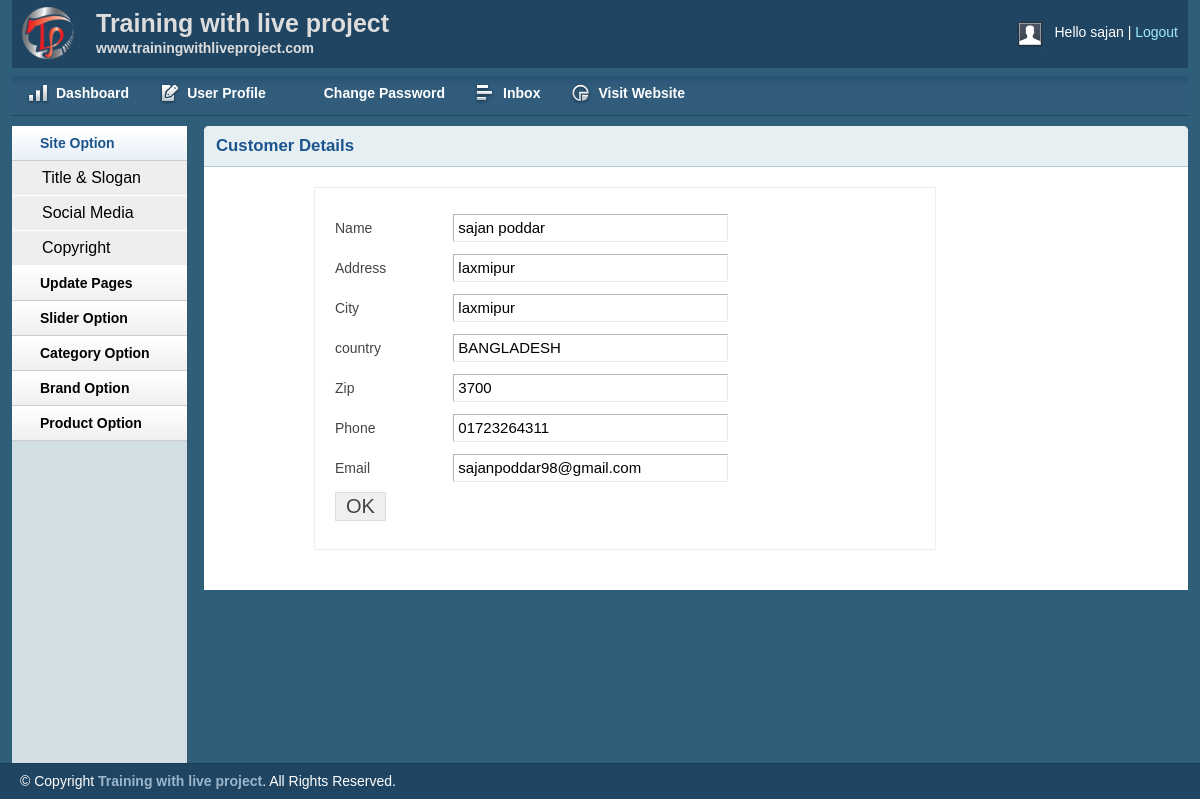
Page /admin/customer.php?custid=2 (signed in) on the committed database.
### tables this page shows
CREATE TABLE IF NOT EXISTS `tbl_customer` (
  `id` int(11) NOT NULL AUTO_INCREMENT,
  `name` varchar(255) NOT NULL,
  `address` text NOT NULL,
  `city` varchar(30) NOT NULL,
  `country` varchar(30) NOT NULL,
  `zip` varchar(30) NOT NULL,
  `phone` varchar(30) NOT NULL,
  `email` varchar(255) NOT NULL,
  `pass` varchar(32) NOT NULL,
  PRIMARY KEY (`id`)
);

### lib/Database.php (called while the page is built, shortened)
<?php
Class Database {
    public $host = DB_HOST;
    public $user = DB_USER;
    public $pass = DB_PASS;
    public $dbname = DB_NAME;
    public $link;
    private function connectDB() {
        $this->link = new mysqli($this->host, $this->user, $this->pass, $this->dbname);
    }
    public function select($query) {
        $result = $this->link->query($query) or die($this->link->error . __LINE__);
        if ($result->num_rows > 0) {
            return $result;
        } else {
            return false;
        }
    }
}

### classes/Customer.php (called while the page is built, shortened)
<?php
$filepath = realpath(dirname(__FILE__));
include_once ($filepath . '/../lib/Database.php');
?>
<?php
class Customer {
    private $db;
    public function __construct() {
        $this->db = new Database();
    }
    public function getcustomerdata($id){
         $query = "select * from tbl_customer where id='$id'";
        $result = $this->db->select($query);
        return $result;
    }
}

### admin/customer.php (the view, shortened to what this page needs)
<?php $filepath = realpath(dirname(__FILE__));
include_once ($filepath . '/../classes/Customer.php');
?>
<?php include 'inc/header.php'; ?>
<?php include 'inc/sidebar.php'; ?>
<?php
if (!isset($_GET['custid']) || $_GET['custid'] == NULL) {
    echo "<script>window.location='inbox.php';</script>";
} else {
    $id = $_GET['custid'];
}
$cus = new Customer();
?>
<div class="grid_10">
    <div class="box round first grid">
        <h2> Customer Details</h2>
        <div class="block copyblock">
            <?php
            $getcus = $cus->getcustomerdata($id);
            if ($getcus) {
                while ($result = $getcus->fetch_assoc()) {
                    ?>
                    <form action="" method="post">
                        <table class="form">
                            <tr>
                                <td>
                                    Name
                                </td>
                                <td>
                                    <input type="text" readonly="readonly" value="<?php echo $result['name'] ?>" class="medium" />
                                </td>
                            </tr>
                             <tr>
                                <td>
                                    Address
                                </td>
                                <td>
                                    <input type="text" readonly="readonly" value="<?php echo $result['address'] ?>" class="medium" />
                                </td>
                            </tr>
                             <tr>
                                <td>
                                    City
                                </td>
                                <td>
                                    <input type="text" readonly="readonly" value="<?php echo $result['city'] ?>" class="medium" />
                                </td>
                            </tr>
                             <tr>
                                <td>
                                    country
                                </td>
                                <td>
                                    <input type="text" readonly="readonly" value="<?php echo $result['country'] ?>" class="medium" />
                                </td>
                            </tr>
                             <tr>
                                <td>
                                    Zip
                                </td>
                                <td>
                                    <input type="text" readonly="readonly" value="<?php echo $result['zip'] ?>" class="medium" />
                                </td>
                            </tr>
                             <tr>
                                <td>
                                    Phone
                                </td>
                                <td>
                                    <input type="text" readonly="readonly" value="<?php echo $result['phone'] ?>" class="medium" />
                                </td>
                            </tr>
                             <tr>
                                <td>
                                    Email
                                </td>
                                <td>
                                    <input type="text" readonly="readonly" value="<?php echo $result['email'] ?>" class="medium" />
                                </td>
                            </tr>
                            <tr>
                                <td>
                                    <input type="submit" name="submit" Value="OK" />
                                </td>
                            </tr>
                        </table>
                    </form>
                    <?php
                }
            }
            ?>
        </div>
    </div>
</div>
<?php include 'inc/footer.php'; ?>

### admin/css/text.css (style rules this page uses)
body { font: 13px/1.5 Tahoma, Helvetica, Arial, 'Liberation Sans', FreeSans, sans-serif; }
h2 { font-size: 23px; }
p, dl, hr, h1, h2, h3, h4, h5, h6, ol, ul, pre, table, address, fieldset { margin-bottom: 20px; }

### admin/css/grid.css (style rules this page uses)
.grid_1, .grid_2, .grid_3, .grid_4, .grid_5, .grid_6, .grid_7, .grid_8, .grid_9, .grid_10, .grid_11, .grid_12, .grid_13, .grid_14, .grid_15, .grid_16 { display: inline; float: left; margin-left: 1%; margin-right: 1%; }
.container_12 .grid_10 { width: 81.333%; }

### admin/css/layout.css (style rules this page uses)
body { background: #fff none repeat scroll 0 0; color: #444; font-size: 14px; padding: 0; }
h1, h2, h3, h4, h5, h6 { line-height:1.2em; margin-bottom:.3em; }
h2 { margin-top:1em; }
.box { background:#fff; margin-bottom:20px; padding:10px 10px 10px 10px; margin-left:-8px; }
.box.grid { padding-bottom:40px; }
.box.round { -moz-border-radius: 5px 5px 0px 0px; -webkit-border-radius: 5px 5px 0px 0px; border-radius: 5px 5px 0px 0px; }
.box h2 { font-size:1.2em; font-weight:bold; color:#1B548D; background:#E6F0F3; margin:-10px -10px 0 -10px; padding:10px 12px; border-bottom:1px solid #B3CBD6; -moz-border-radius: 5px 5px 0px 0px; -webkit-border-radius: 5px 5px 0px 0px; border-radius: 5px 5px 0px 0px; }
.box.first { min-height: 406px; }
.block { padding-top:20px; }
.copyblock { border: 1px solid #e6f0f3; line-height: 32px; margin-left: 100px; margin-top: 20px; padding-left: 20px; width: 600px; }
table.form { width:100%; }
table.form td { padding:4px 0px; }
table.form input, table.form select { font-size: 15px; padding: 4px 4px 5px 4px; border-top: 1px solid #b3b3b3; border-left: 1px solid #b3b3b3; border-right: 1px solid #eaeaea; border-bottom: 1px solid #eaeaea; }
table.form input[type="submit"] { border: 1px solid #ddd; color: #444; cursor: pointer; font-size: 20px; padding: 2px 10px; }
input.medium { width: 55%; }
.block { padding-bottom:1px; }

### rows in the picture
tbl_customer: name "sajan poddar", address "laxmipur", city "laxmipur", country "BANGLADESH", zip "3700", phone "01723264311", email "sajanpoddar98@gmail.com"

### other values in the picture
Session::get('adminName') "sajan"
